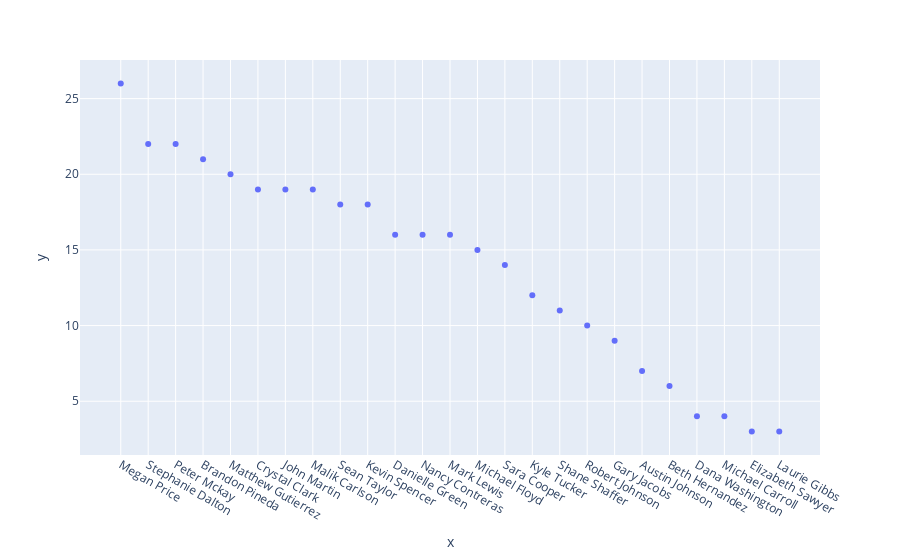

Source (notebook cell):
### Code cell
# Small transactions plot
small_transactions_plt = px.scatter(
    small_transactions_grouped,
    x=small_transactions_grouped.index,
    y=small_transactions_grouped.values
)

small_transactions_plt.show()

### Figure 1 — Plotly figure (JSON) as saved in the notebook; plotly's stock layout.template omitted (floating-point values rounded to 4 significant figures)
{"data": [{"hovertemplate": "x=%{x}<br>y=%{y}<extra></extra>", "legendgroup": "", "marker": {"color": "#636efa", "symbol": "circle"}, "mode": "markers", "name": "", "showlegend": false, "type": "scatter", "x": ["Megan Price", "Stephanie Dalton", "Peter Mckay", "Brandon Pineda", "Matthew Gutierrez", "Crystal Clark", "John Martin", "Malik Carlson", "Sean Taylor", "Kevin Spencer", "Danielle Green", "Nancy Contreras", "Mark Lewis", "Michael Floyd", "Sara Cooper", "Kyle Tucker", "Shane Shaffer", "Robert Johnson", "Gary Jacobs", "Austin Johnson", "Beth Hernandez", "Dana Washington", "Michael Carroll", "Elizabeth Sawyer", "Laurie Gibbs"], "xaxis": "x", "y": [26, 22, 22, 21, 20, 19, 19, 19, 18, 18, 16, 16, 16, 15, 14, 12, 11, 10, 9, 7, 6, 4, 4, 3, 3], "yaxis": "y"}], "layout": {"autosize": true, "legend": {"tracegroupgap": 0}, "margin": {"t": 60}, "xaxis": {"anchor": "y", "autorange": true, "domain": [0, 1], "range": [-1.564, 25.56], "title": {"text": "x"}, "type": "category"}, "yaxis": {"anchor": "x", "autorange": true, "domain": [0, 1], "range": [1.248, 27.75], "title": {"text": "y"}, "type": "linear"}}}
